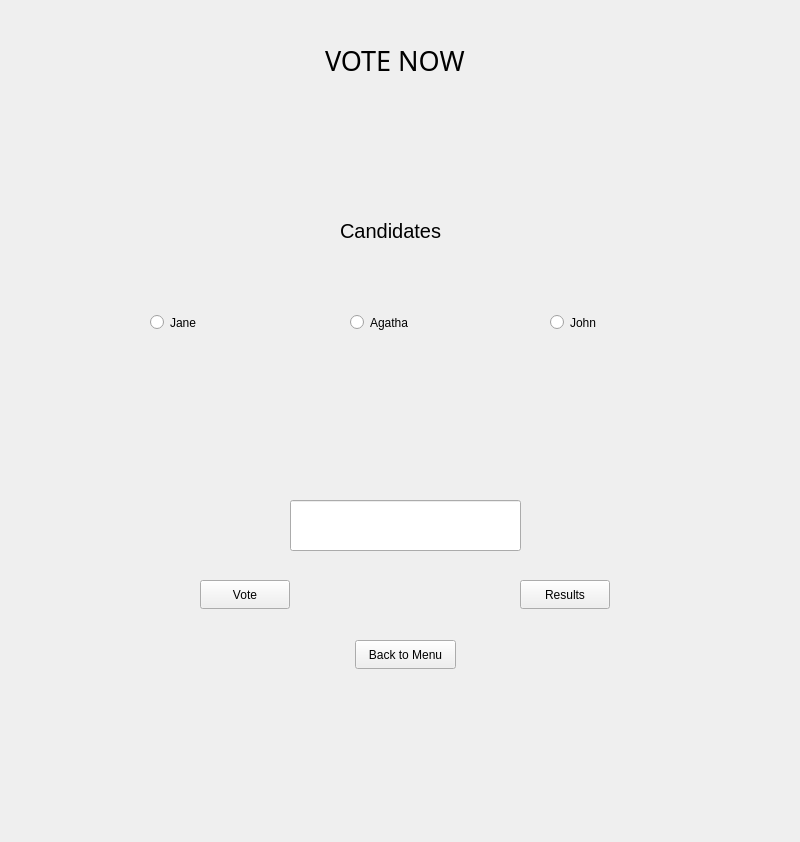
<?xml version="1.0" encoding="UTF-8"?>
<ui version="4.0">
 <class>StrongestSoldier</class>
 <widget class="QWidget" name="StrongestSoldier">
  <property name="geometry">
   <rect>
    <x>0</x>
    <y>0</y>
    <width>800</width>
    <height>842</height>
   </rect>
  </property>
  <property name="windowTitle">
   <string>StrongestSoldier</string>
  </property>
  <widget class="QLabel" name="VOTENOW">
   <property name="geometry">
    <rect>
     <x>250</x>
     <y>20</y>
     <width>301</width>
     <height>81</height>
    </rect>
   </property>
   <property name="font">
    <font>
     <family>Franklin Gothic</family>
     <pointsize>20</pointsize>
    </font>
   </property>
   <property name="text">
    <string>VOTE NOW</string>
   </property>
   <property name="indent">
    <number>75</number>
   </property>
  </widget>
  <widget class="QLabel" name="EagleLeft">
   <property name="geometry">
    <rect>
     <x>-10</x>
     <y>0</y>
     <width>471</width>
     <height>161</height>
    </rect>
   </property>
   <property name="text">
    <string/>
   </property>
   <property name="pixmap">
    <pixmap>../American.jpg</pixmap>
   </property>
  </widget>
  <widget class="QLabel" name="Eagleright">
   <property name="geometry">
    <rect>
     <x>510</x>
     <y>0</y>
     <width>291</width>
     <height>171</height>
    </rect>
   </property>
   <property name="text">
    <string/>
   </property>
   <property name="pixmap">
    <pixmap>../American2.jpg</pixmap>
   </property>
  </widget>
  <widget class="QPushButton" name="Votebutton">
   <property name="geometry">
    <rect>
     <x>200</x>
     <y>580</y>
     <width>90</width>
     <height>29</height>
    </rect>
   </property>
   <property name="text">
    <string>Vote</string>
   </property>
  </widget>
  <widget class="QPushButton" name="ResultsButton">
   <property name="geometry">
    <rect>
     <x>520</x>
     <y>580</y>
     <width>90</width>
     <height>29</height>
    </rect>
   </property>
   <property name="text">
    <string>Results</string>
   </property>
   <property name="default">
    <bool>false</bool>
   </property>
   <property name="flat">
    <bool>false</bool>
   </property>
  </widget>
  <widget class="QLineEdit" name="U">
   <property name="geometry">
    <rect>
     <x>290</x>
     <y>500</y>
     <width>231</width>
     <height>51</height>
    </rect>
   </property>
  </widget>
  <widget class="QLabel" name="Candidates">
   <property name="geometry">
    <rect>
     <x>310</x>
     <y>200</y>
     <width>191</width>
     <height>61</height>
    </rect>
   </property>
   <property name="font">
    <font>
     <pointsize>15</pointsize>
    </font>
   </property>
   <property name="text">
    <string>Candidates</string>
   </property>
   <property name="indent">
    <number>30</number>
   </property>
  </widget>
  <widget class="QRadioButton" name="Jane">
   <property name="geometry">
    <rect>
     <x>150</x>
     <y>310</y>
     <width>111</width>
     <height>25</height>
    </rect>
   </property>
   <property name="text">
    <string>Jane</string>
   </property>
   <attribute name="buttonGroup">
    <string notr="true">buttonGroup</string>
   </attribute>
  </widget>
  <widget class="QRadioButton" name="John">
   <property name="geometry">
    <rect>
     <x>550</x>
     <y>310</y>
     <width>111</width>
     <height>25</height>
    </rect>
   </property>
   <property name="text">
    <string>John</string>
   </property>
   <attribute name="buttonGroup">
    <string notr="true">buttonGroup</string>
   </attribute>
  </widget>
  <widget class="QRadioButton" name="Agatha">
   <property name="geometry">
    <rect>
     <x>350</x>
     <y>310</y>
     <width>111</width>
     <height>25</height>
    </rect>
   </property>
   <property name="text">
    <string>Agatha</string>
   </property>
   <attribute name="buttonGroup">
    <string notr="true">buttonGroup</string>
   </attribute>
  </widget>
  <widget class="QLabel" name="textforuser">
   <property name="geometry">
    <rect>
     <x>370</x>
     <y>520</y>
     <width>63</width>
     <height>20</height>
    </rect>
   </property>
   <property name="text">
    <string/>
   </property>
  </widget>
  <widget class="QPushButton" name="BTMButton">
   <property name="geometry">
    <rect>
     <x>355</x>
     <y>640</y>
     <width>101</width>
     <height>29</height>
    </rect>
   </property>
   <property name="text">
    <string>Back to Menu</string>
   </property>
  </widget>
  <widget class="QLabel" name="Text">
   <property name="geometry">
    <rect>
     <x>282</x>
     <y>430</y>
     <width>271</width>
     <height>20</height>
    </rect>
   </property>
   <property name="text">
    <string/>
   </property>
  </widget>
  <widget class="QWidget" name="VoteWidget" native="true">
   <property name="geometry">
    <rect>
     <x>150</x>
     <y>270</y>
     <width>521</width>
     <height>341</height>
    </rect>
   </property>
  </widget>
 </widget>
 <resources/>
 <connections/>
 <buttongroups>
  <buttongroup name="buttonGroup"/>
 </buttongroups>
</ui>
